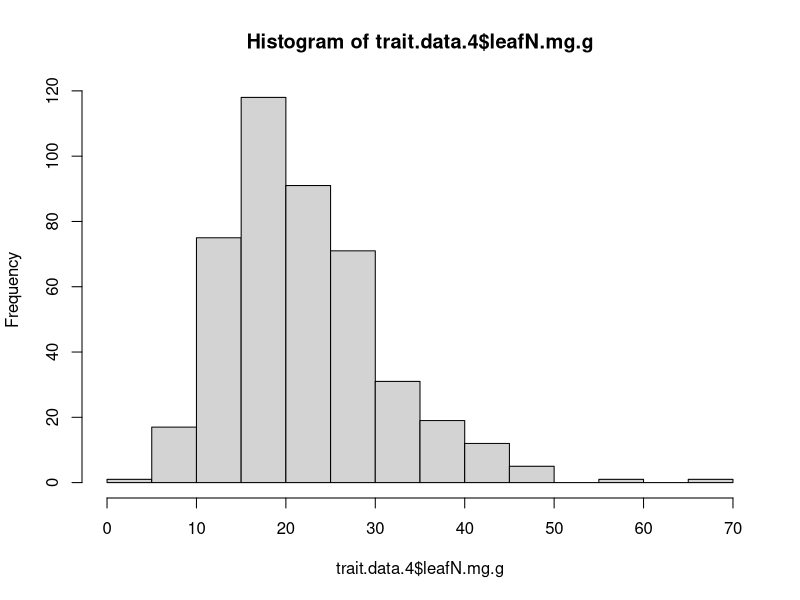
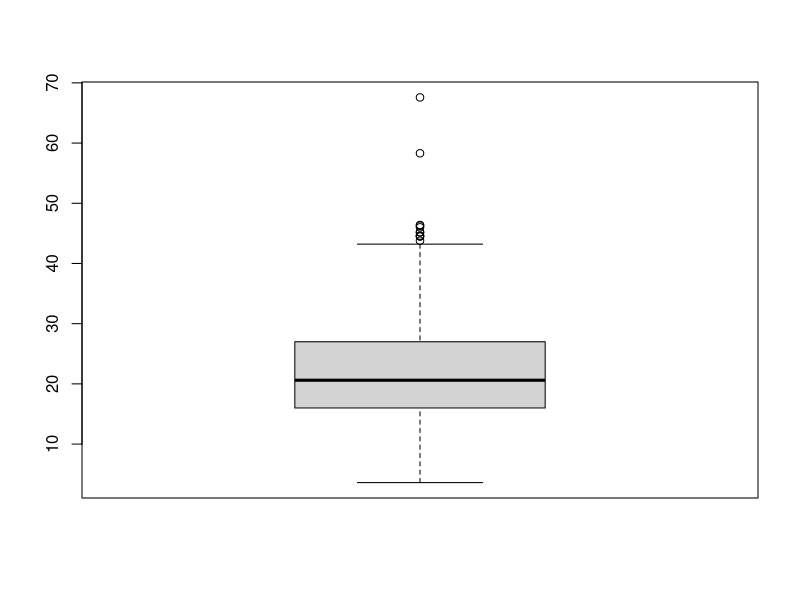
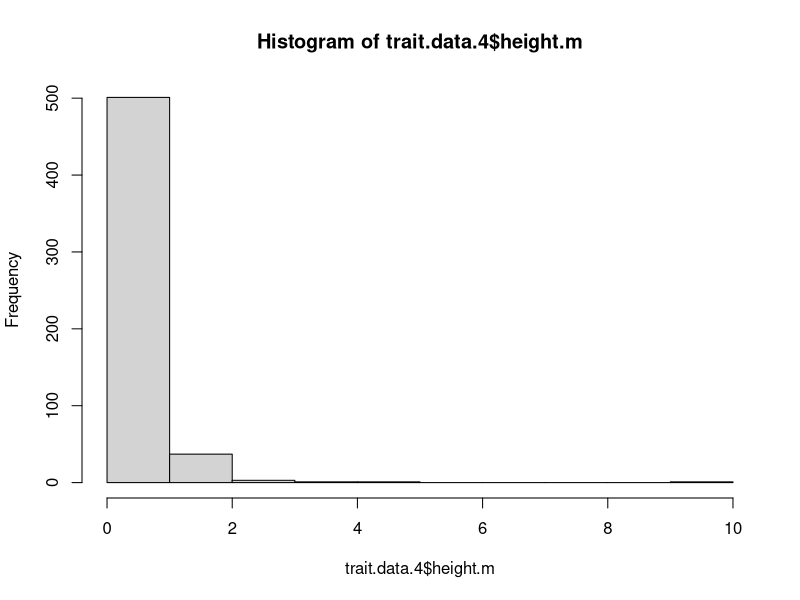
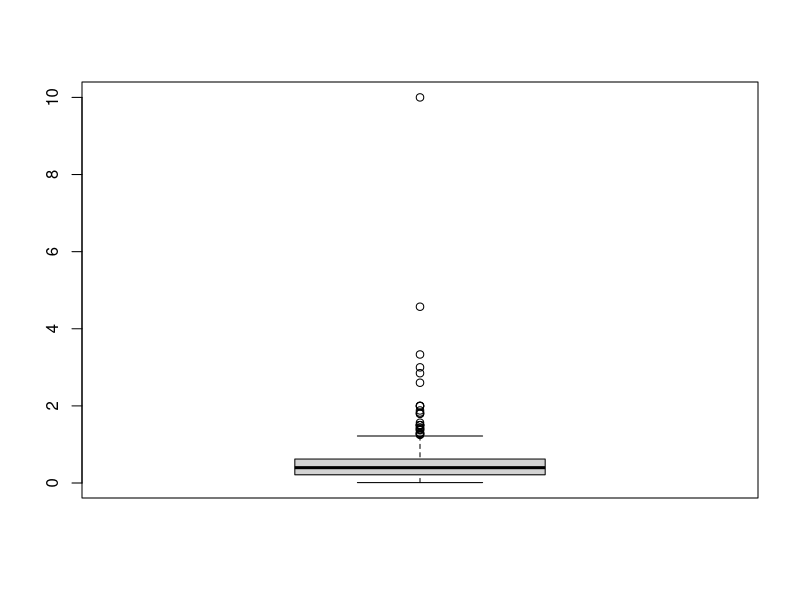
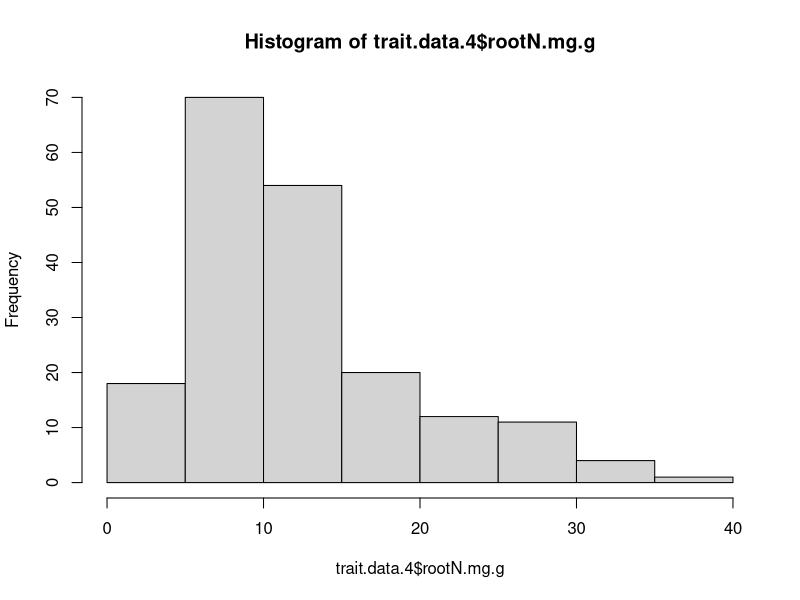
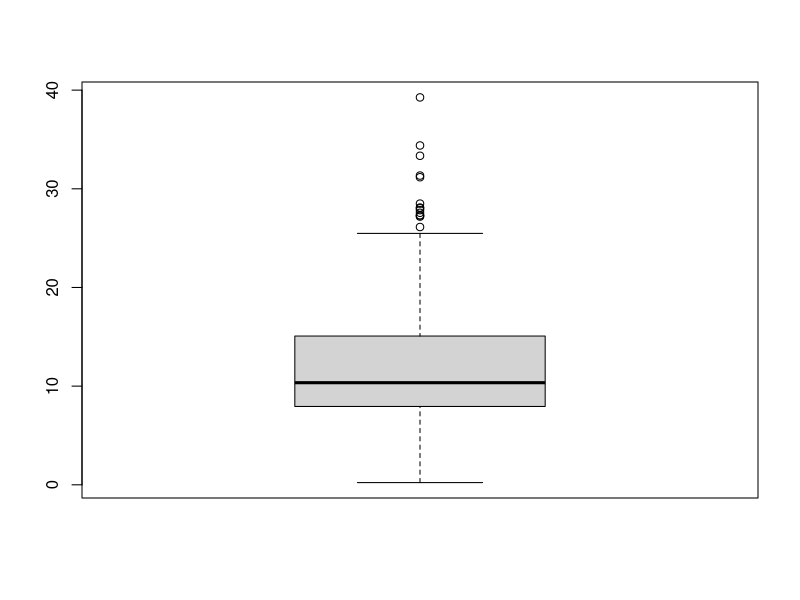
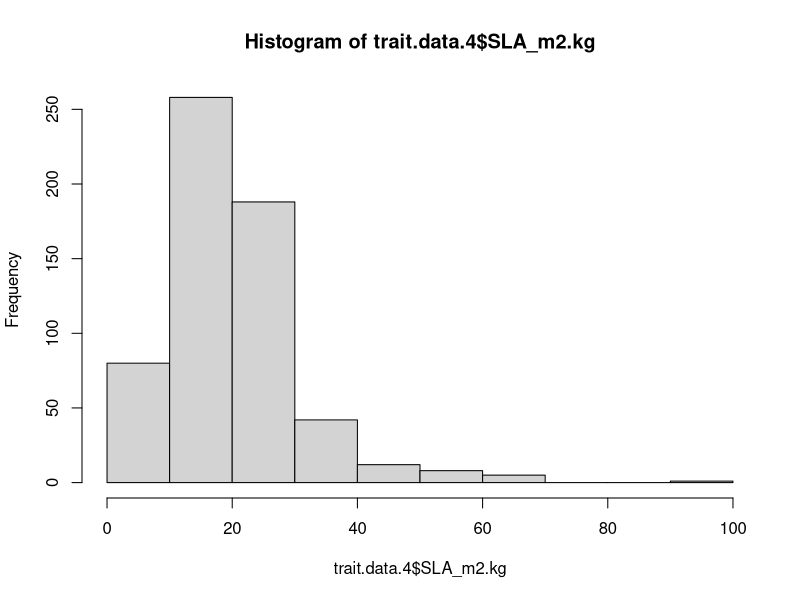
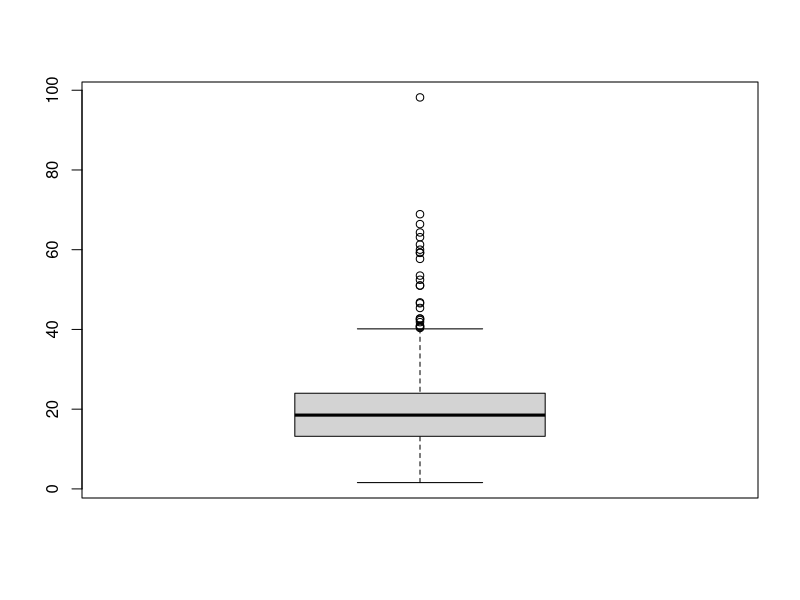

The R script that drew these images, in order:
# Script to prep trait data for analyses

library(corrplot)

# read in full data frame 
trait.data = read.csv("./New.dfs/trait.species.trt.yr1.final.new.csv")

# subset traits to only those of interest
trait.data.2 = trait.data[,c(1,7,8,10,12,14,15,18,20,27:29)]

# subset out woody species and trees from local_lifeform

trait.data.3 = subset(trait.data.2, !trait.data.2$functional_group == "WOODY")
trait.data.3 = subset(trait.data.3, !trait.data.3$local_lifeform == "TREE")

# subset for species with SLA
trait.data.4 = subset(trait.data.3, trait.data.3$SLA_m2.kg > 0 ) # 558 taxon

#write.csv(trait.data.4, file = "./New.dfs/traits.no.woody.SLA.csv")

#### checking for outliers ####
# all outliers removed manually from traits.no.woody.SLA.csv and 
# made new file traits.no.woody.SLA.no.outlier.csv

hist(trait.data.4$leafN.mg.g)
boxplot(trait.data.4$leafN.mg.g)
mean = mean(trait.data.4$leafN.mg.g, na.rm = TRUE)
std = sd(trait.data.4$leafN.mg.g, na.rm = TRUE)
Tmin = mean-(3*std)
Tmax = mean+(3*std)
sort(trait.data.4$leafN.mg.g[which(trait.data.4$leafN.mg.g <Tmin | trait.data.4$leafN.mg.g > Tmax)])
# removed leafN 58.30000 67.58333
# percent removed 
table(is.na(trait.data.4$leafN.mg.g))
558-185
2/373*100 #0.54%

hist(trait.data.4$height.m)
boxplot(trait.data.4$height.m)
mean = mean(trait.data.4$height.m, na.rm = TRUE)
std = sd(trait.data.4$height.m, na.rm = TRUE)
Tmin = mean-(3*std)
Tmax = mean+(3*std)
sort(trait.data.4$height.m[which(trait.data.4$height.m <Tmin | trait.data.4$height.m > Tmax)])
# removed height 1.996670 - 4.572000
# percent removed 
table(is.na(trait.data.4$height.m))
558-66
8/492*100 #1.63%

hist(trait.data.4$rootN.mg.g)
boxplot(trait.data.4$rootN.mg.g)
mean = mean(trait.data.4$rootN.mg.g, na.rm = TRUE)
std = sd(trait.data.4$rootN.mg.g, na.rm = TRUE)
Tmin = mean-(3*std)
Tmax = mean+(3*std)
sort(trait.data.4$rootN.mg.g[which(trait.data.4$rootN.mg.g <Tmin | trait.data.4$rootN.mg.g > Tmax)])
# remove rootN 33.34667 - 39.26274
# percent removed 
table(is.na(trait.data.4$rootN.mg.g))
558-371
3/187*100 #1.60%

hist(trait.data.4$SLA_m2.kg)
boxplot(trait.data.4$SLA_m2.kg)
mean = mean(trait.data.4$SLA_m2.kg, na.rm = TRUE)
std = sd(trait.data.4$SLA_m2.kg, na.rm = TRUE)
Tmin = mean-(3*std)
Tmax = mean+(3*std)
sort(trait.data.4$SLA_m2.kg[which(trait.data.4$SLA_m2.kg <Tmin | trait.data.4$SLA_m2.kg > Tmax)])
# remove SLA 53.50000 - 98.20000
# percent removed 
table(is.na(trait.data.4$SLA_m2.kg))
12/558*100 #2.15%

hist(trait.data.4$root.depth_m)
boxplot(trait.data.4$root.depth_m)
mean = mean(trait.data.4$root.depth_m, na.rm = TRUE)
std = sd(trait.data.4$root.depth_m, na.rm = TRUE)
Tmin = mean-(3*std)
Tmax = mean+(3*std)
sort(trait.data.4$root.depth_m[which(trait.data.4$root.depth_m <Tmin | trait.data.4$root.depth_m > Tmax)])
# remove depth 2.426850 - 3.300000
# percent removed 
table(is.na(trait.data.4$root.depth_m))
558-245
9/313*100 #2.88%

hist(trait.data.4$RTD.g.cm3)
boxplot(trait.data.4$RTD.g.cm3)
mean = mean(trait.data.4$RTD.g.cm3, na.rm = TRUE)
std = sd(trait.data.4$RTD.g.cm3, na.rm = TRUE)
Tmin = mean-(3*std)
Tmax = mean+(3*std)
sort(trait.data.4$RTD.g.cm3[which(trait.data.4$RTD.g.cm3 <Tmin | trait.data.4$RTD.g.cm3 > Tmax)])
# remove RTD 0.7450000 - 0.9167417
# percent removed 
table(is.na(trait.data.4$RTD.g.cm3))
558-331
3/227*100 #1.32%

hist(trait.data.4$SRL_m.g)
boxplot(trait.data.4$SRL_m.g)
mean = mean(trait.data.4$SRL_m.g, na.rm = TRUE)
std = sd(trait.data.4$SRL_m.g, na.rm = TRUE)
Tmin = mean-(3*std)
Tmax = mean+(3*std)
sort(trait.data.4$SRL_m.g[which(trait.data.4$SRL_m.g <Tmin | trait.data.4$SRL_m.g > Tmax)])
# remove SRL 601.5858 - 929.9185
# percent removed 
table(is.na(trait.data.4$SRL_m.g))
558-281
6/277*100 #2.17%

hist(trait.data.4$rootDiam.mm)
boxplot(trait.data.4$rootDiam.mm)
mean = mean(trait.data.4$rootDiam.mm, na.rm = TRUE)
std = sd(trait.data.4$rootDiam.mm, na.rm = TRUE)
Tmin = mean-(3*std)
Tmax = mean+(3*std)
sort(trait.data.4$rootDiam.mm[which(trait.data.4$rootDiam.mm <Tmin | trait.data.4$rootDiam.mm > Tmax)])
# remove diam 1.330000 - 2.015308
# percent removed 
table(is.na(trait.data.4$rootDiam.mm))
558-274
8/284*100 #2.81%

#### read in new trait data without outliers and cover data ####

trait.data.new = read.csv("./New.dfs/traits.no.woody.SLA.no.outlier.csv")
cover.data = read.csv("./New.dfs/cover.response.trt.y1.csv")

# subset trait data for only species in cover data

subset.traits = subset(trait.data.new, trait.data.new$Taxon %in% cover.data$Taxon)

# merge trait data and cover data

all.data = merge(cover.data, subset.traits, by="Taxon") 
# 383 species from 628 data points from 76 sites

# write.csv(all.data, file = "./New.dfs/all.data.response.0.csv")

#### data set split by lifespan ####
# need to read out data and fix the lifespan to particular sites since 
# some species have different lifespan at different sites

all.data.ls = read.csv("./New.dfs/all.data.response.0.lifespan.csv", row.names = 1)
table(all.data.ls$local_lifespan)
# 487 perennial, 126 annual

annual.data = subset(all.data.ls, all.data.ls$local_lifespan == "ANNUAL") # 126 data points
# 126 data points from 80 species

perennial.data = subset(all.data.ls, all.data.ls$local_lifespan == "PERENNIAL") 
# 487 data points of 294 species

table(all.data.ls$functional_group)
# 320 forb, 24 graminoid, 230 grass, 54 legume

grass = subset(all.data.ls, all.data.ls$functional_group == "GRASS") 
# 230 data points of 129 species

table(grass$local_lifespan)
# 41 annuals, 187 perennials

forb = subset(all.data.ls, all.data.ls$functional_group == "FORB")
# 320 data points of 201 species

# grasses and graminoids
graminoid = subset(all.data.ls, all.data.ls$functional_group %in% c("GRASS","GRAMINOID"))

# grass.annuals
grass.annual = subset(grass, grass$local_lifespan == "ANNUAL")
# 41 data points

# grass.perennial
grass.perennial = subset(grass, grass$local_lifespan == "PERENNIAL")
# 187 data points

graminoid.perennial = subset(graminoid, graminoid$local_lifespan == "PERENNIAL")
# 210 data points 
# graminoid annual is same as grass.annual since all graminoids were perennials

#### merge trait data and BACI cover data ####

trait.data.new = read.csv("./New.dfs/traits.no.woody.SLA.no.outlier.csv", row.names = 1)
cover.data = read.csv("./New.dfs/BACI.data.csv", row.names = 1)

# subset trait data for only species in cover data

subset.traits = subset(trait.data.new, trait.data.new$Taxon %in% cover.data$Taxon)

# merge trait data and cover data

all.data = merge(cover.data, subset.traits, by="Taxon") 
# 275 species from 407 data points from 65 sites

# write.csv(all.data, file = "./New.dfs/BACI.all.data.response.0.csv")

# split by lifeform and functional group

all.data.ls = read.csv("./New.dfs/BACI.all.data.response.0.lifespan.csv", row.names = 1)
table(all.data.ls$local_lifespan)
# 321 perennial, 79 annual

annual.data = subset(all.data.ls, all.data.ls$local_lifespan == "ANNUAL")
# 79 data points from 56 species

perennial.data = subset(all.data.ls, all.data.ls$local_lifespan == "PERENNIAL") 
# 321 data points of 212 species

table(all.data.ls$functional_group)
# 201 forb, 15 graminoid, 160 grass, 31 legume

grass = subset(all.data.ls, all.data.ls$functional_group == "GRASS") 
# 160 data points of 105 species

table(grass$local_lifespan)
# 31 annuals, 127 perennials

forb = subset(all.data.ls, all.data.ls$functional_group == "FORB")
# 201 data points of 135 species

# grass.perennial
grass.perennial = subset(grass, grass$local_lifespan == "PERENNIAL")
# 127 data points of 82 species

#### write out the files ####

#write.csv(all.data, file = "./New.dfs/all.data.csv")
#write.csv(annual.data, file = "./New.dfs/annual.data.csv")
#write.csv(forb, file = "./New.dfs/forb.csv")
#write.csv(grass, file = "./New.dfs/grass.csv")
#write.csv(perennial.data, file = "./New.dfs/perennial.data.csv")
#write.csv(graminoid, file = "./New.dfs/graminoid.data.csv")
#write.csv(grass.annual, file = "./New.dfs/grass.annual.data.csv")
#write.csv(grass.perennial, file = "./New.dfs/grass.perennial.data.csv")
#write.csv(graminoid.perennial, file = "./New.dfs/graminoid.perennial.data.csv")

#write.csv(all.data, file = "./New.dfs/all.data.BACI.csv")
#write.csv(annual.data, file = "./New.dfs/annual.data.BACI.csv")
#write.csv(forb, file = "./New.dfs/forb.BACI.csv")
#write.csv(grass, file = "./New.dfs/grass.BACI.csv")
#write.csv(perennial.data, file = "./New.dfs/perennial.data.BACI.csv")
#write.csv(grass.perennial, file = "./New.dfs/grass.perennial.data.BACI.csv")














